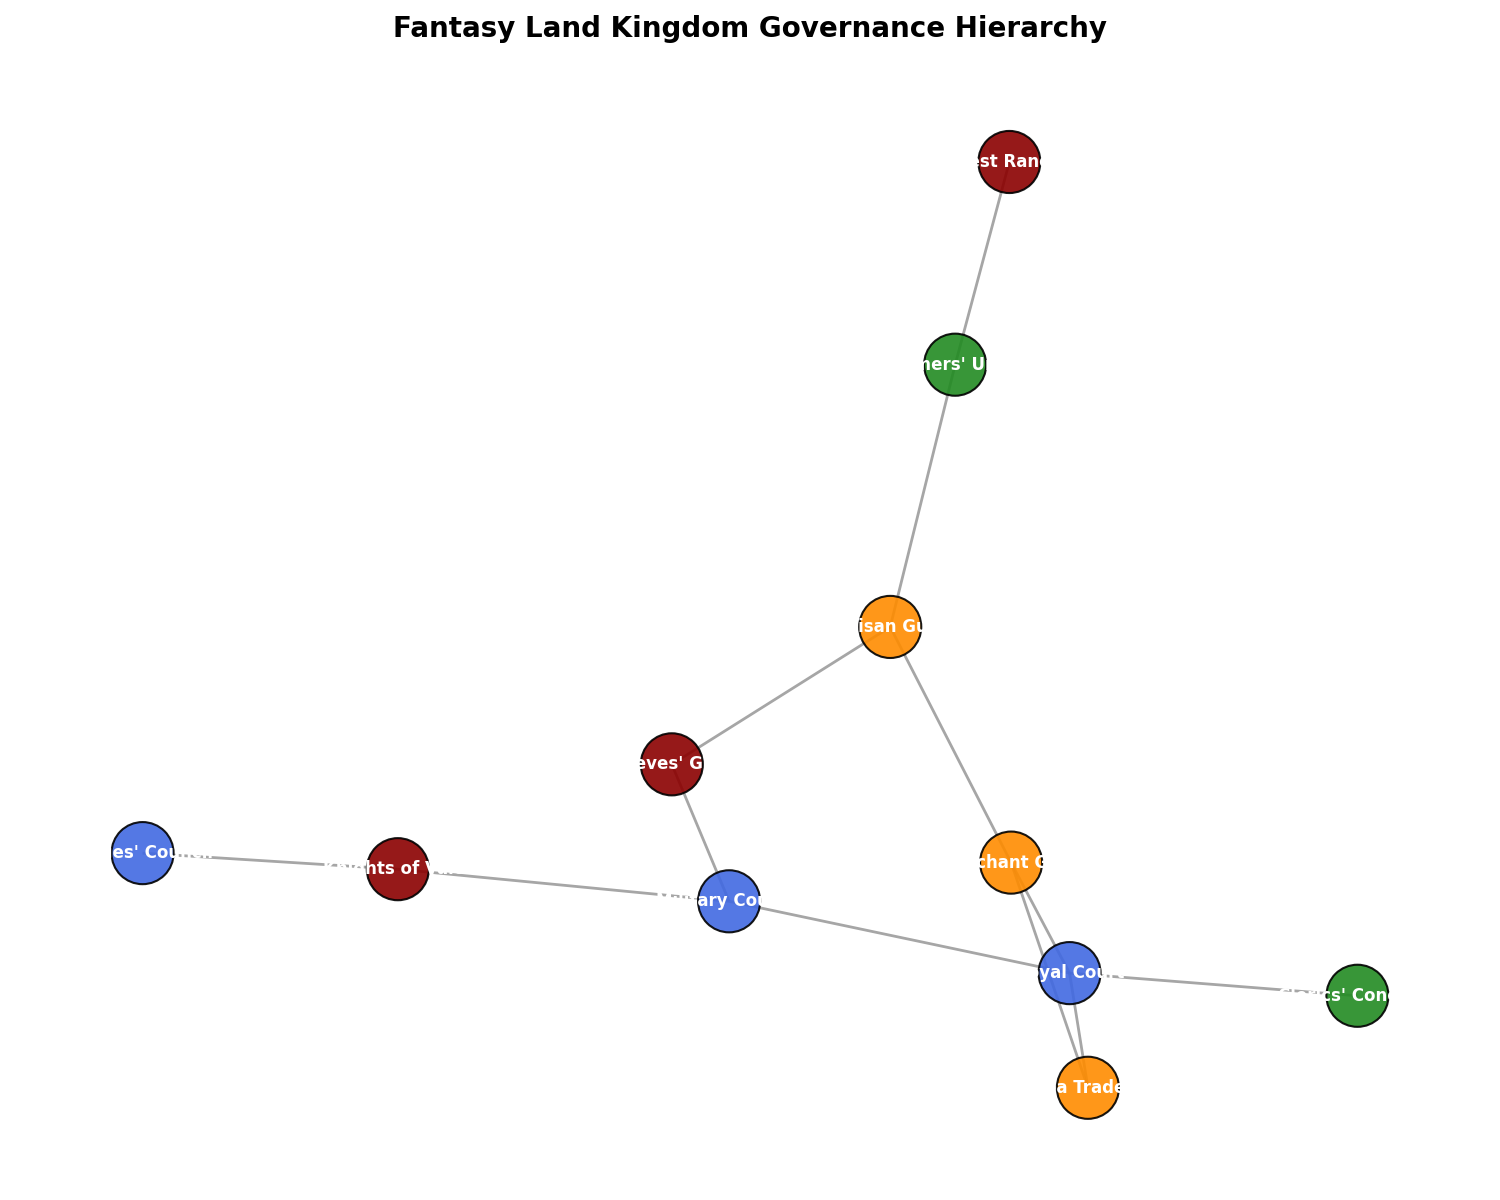

Reproduce this figure in Python.
import matplotlib.pyplot as plt
import networkx as nx

# Define nodes representing governance bodies in the kingdom
governance_bodies = [
    "Royal Court", "Military Council", "Merchant Guild", "Farmers' Union", "Mages' Council",
    "Knights of Valor", "Thieves' Guild", "Artisan Guild", "Forest Rangers", "Sea Traders", "Clerics' Conclave"
]

# Define relationships (edges) among the governance bodies as undirected
interactions = [
    ("Royal Court", "Military Council"),
    ("Royal Court", "Merchant Guild"),
    ("Military Council", "Knights of Valor"),
    ("Military Council", "Thieves' Guild"),
    ("Merchant Guild", "Sea Traders"),
    ("Merchant Guild", "Artisan Guild"),
    ("Farmers' Union", "Artisan Guild"),
    ("Mages' Council", "Knights of Valor"),
    ("Forest Rangers", "Farmers' Union"),
    ("Thieves' Guild", "Artisan Guild"),
    ("Clerics' Conclave", "Royal Court"),
    ("Sea Traders", "Royal Court"),
]

# Categorize nodes with respective colors
node_categories = {
    "Leadership": ["Mages' Council", "Military Council", "Royal Court"],
    "Trade & Craftsmanship": ["Artisan Guild", "Merchant Guild", "Sea Traders"],
    "Defense & Law": ["Thieves' Guild", "Forest Rangers", "Knights of Valor"],
    "Civilians": ["Clerics' Conclave", "Farmers' Union"]
}

colors = {
    "Leadership": 'royalblue',
    "Trade & Craftsmanship": 'darkorange',
    "Defense & Law": 'darkred',
    "Civilians": 'forestgreen'
}

# Map colors to nodes
color_map = []
for body in governance_bodies:
    for category in node_categories:
        if body in node_categories[category]:
            color_map.append(colors[category])

kingdom_graph = nx.Graph()
kingdom_graph.add_nodes_from(governance_bodies)
kingdom_graph.add_edges_from(interactions)

pos = nx.spring_layout(kingdom_graph, seed=21)

plt.figure(figsize=(15, 12))

nx.draw_networkx_nodes(
    kingdom_graph, pos, node_size=2000, node_color=color_map, edgecolors='black', linewidths=1.5, alpha=0.9
)

nx.draw_networkx_edges(
    kingdom_graph, pos, width=2, alpha=0.7, edge_color='grey'
)

nx.draw_networkx_labels(
    kingdom_graph, pos, font_size=12, font_weight='bold', font_color='white'
)

plt.title("Fantasy Land Kingdom Governance Hierarchy", fontsize=20, fontweight='bold', pad=20)

plt.axis('off')

plt.tight_layout()
plt.show()
